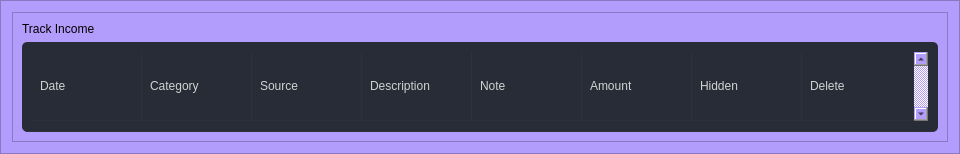
                  <widget class="QFrame" name="frame_41">
                   <property name="maximumSize">
                    <size>
                     <width>16777215</width>
                     <height>300</height>
                    </size>
                   </property>
                   <property name="styleSheet">
                    <string notr="true">background-color: rgb(178, 156, 252);</string>
                   </property>
                   <property name="frameShape">
                    <enum>QFrame::StyledPanel</enum>
                   </property>
                   <property name="frameShadow">
                    <enum>QFrame::Raised</enum>
                   </property>
                   <layout class="QVBoxLayout" name="verticalLayout_35">
                    <item>
                     <widget class="QFrame" name="frame_42">
                      <property name="frameShape">
                       <enum>QFrame::StyledPanel</enum>
                      </property>
                      <property name="frameShadow">
                       <enum>QFrame::Raised</enum>
                      </property>
                      <layout class="QVBoxLayout" name="verticalLayout_64">
                       <item>
                        <widget class="QLabel" name="label_33">
                         <property name="maximumSize">
                          <size>
                           <width>16777215</width>
                           <height>23</height>
                          </size>
                         </property>
                         <property name="styleSheet">
                          <string notr="true">font: 14pt &quot;Georgia&quot;;</string>
                         </property>
                         <property name="text">
                          <string>Track Income</string>
                         </property>
                        </widget>
                       </item>
                       <item>
                        <widget class="QTableWidget" name="tableWidget_2">
                         <property name="sizePolicy">
                          <sizepolicy hsizetype="Expanding" vsizetype="Expanding">
                           <horstretch>0</horstretch>
                           <verstretch>0</verstretch>
                          </sizepolicy>
                         </property>
                         <property name="palette">
                          <palette>
                           <active>
                            <colorrole role="WindowText">
                             <brush brushstyle="SolidPattern">
                              <color alpha="255">
                               <red>210</red>
                               <green>210</green>
                               <blue>210</blue>
                              </color>
                             </brush>
                            </colorrole>
                            <colorrole role="Button">
                             <brush brushstyle="SolidPattern">
                              <color alpha="255">
                               <red>39</red>
                               <green>44</green>
                               <blue>54</blue>
                              </color>
                             </brush>
                            </colorrole>
                            <colorrole role="Text">
                             <brush brushstyle="SolidPattern">
                              <color alpha="255">
                               <red>210</red>
                               <green>210</green>
                               <blue>210</blue>
                              </color>
                             </brush>
                            </colorrole>
                            <colorrole role="ButtonText">
                             <brush brushstyle="SolidPattern">
                              <color alpha="255">
                               <red>210</red>
                               <green>210</green>
                               <blue>210</blue>
                              </color>
                             </brush>
                            </colorrole>
                            <colorrole role="Base">
                             <brush brushstyle="SolidPattern">
                              <color alpha="255">
                               <red>39</red>
                               <green>44</green>
                               <blue>54</blue>
                              </color>
                             </brush>
                            </colorrole>
                            <colorrole role="Window">
                             <brush brushstyle="SolidPattern">
                              <color alpha="255">
                               <red>39</red>
                               <green>44</green>
                               <blue>54</blue>
                              </color>
                             </brush>
                            </colorrole>
                           </active>
                           <inactive>
                            <colorrole role="WindowText">
                             <brush brushstyle="SolidPattern">
                              <color alpha="255">
                               <red>210</red>
                               <green>210</green>
                               <blue>210</blue>
                              </color>
                             </brush>
                            </colorrole>
                            <colorrole role="Button">
                             <brush brushstyle="SolidPattern">
                              <color alpha="255">
                               <red>39</red>
                               <green>44</green>
                               <blue>54</blue>
                              </color>
                             </brush>
                            </colorrole>
                            <colorrole role="Text">
                             <brush brushstyle="SolidPattern">
                              <color alpha="255">
                               <red>210</red>
                               <green>210</green>
                               <blue>210</blue>
                              </color>
                             </brush>
                            </colorrole>
                            <colorrole role="ButtonText">
                             <brush brushstyle="SolidPattern">
                              <color alpha="255">
                               <red>210</red>
                               <green>210</green>
                               <blue>210</blue>
                              </color>
                             </brush>
                            </colorrole>
                            <colorrole role="Base">
                             <brush brushstyle="SolidPattern">
                              <color alpha="255">
                               <red>39</red>
                               <green>44</green>
                               <blue>54</blue>
                              </color>
                             </brush>
                            </colorrole>
                            <colorrole role="Window">
                             <brush brushstyle="SolidPattern">
                              <color alpha="255">
                               <red>39</red>
                               <green>44</green>
                               <blue>54</blue>
                              </color>
                             </brush>
                            </colorrole>
                           </inactive>
                           <disabled>
                            <colorrole role="WindowText">
                             <brush brushstyle="SolidPattern">
                              <color alpha="255">
                               <red>210</red>
                               <green>210</green>
                               <blue>210</blue>
                              </color>
                             </brush>
                            </colorrole>
                            <colorrole role="Button">
                             <brush brushstyle="SolidPattern">
                              <color alpha="255">
                               <red>39</red>
                               <green>44</green>
                               <blue>54</blue>
                              </color>
                             </brush>
                            </colorrole>
                            <colorrole role="Text">
                             <brush brushstyle="SolidPattern">
                              <color alpha="255">
                               <red>210</red>
                               <green>210</green>
                               <blue>210</blue>
                              </color>
                             </brush>
                            </colorrole>
                            <colorrole role="ButtonText">
                             <brush brushstyle="SolidPattern">
                              <color alpha="255">
                               <red>210</red>
                               <green>210</green>
                               <blue>210</blue>
                              </color>
                             </brush>
                            </colorrole>
                            <colorrole role="Base">
                             <brush brushstyle="SolidPattern">
                              <color alpha="255">
                               <red>39</red>
                               <green>44</green>
                               <blue>54</blue>
                              </color>
                             </brush>
                            </colorrole>
                            <colorrole role="Window">
                             <brush brushstyle="SolidPattern">
                              <color alpha="255">
                               <red>39</red>
                               <green>44</green>
                               <blue>54</blue>
                              </color>
                             </brush>
                            </colorrole>
                           </disabled>
                          </palette>
                         </property>
                         <property name="styleSheet">
                          <string notr="true">QTableWidget {	
	background-color: rgb(39, 44, 54);
	padding: 10px;
	border-radius: 5px;
	gridline-color: rgb(44, 49, 60);
	border-bottom: 1px solid rgb(44, 49, 60);
}
QTableWidget::item{
	border-color: rgb(44, 49, 60);
	padding-left: 5px;
	padding-right: 5px;
	gridline-color: rgb(44, 49, 60);
}
QTableWidget::item:selected{
	background-color: rgb(85, 170, 255);
}
 QScrollBar:vertical {
	border: none;
    background: rgb(55, 34, 92);
    width: 10px;
    margin: 15px 0 15px 0;
	border-radius: 0px;
 }

/*  HANDLE BAR VERTICAL */
QScrollBar::handle:vertical {	
	background-color: rgb(155, 30, 178);
	min-height: 30px;
	border-radius: 7px;
}
QScrollBar::handle:vertical:pressed {	
	background-color: rgb(155, 30, 178);
}

/* BTN TOP - SCROLLBAR */
QScrollBar::sub-line:vertical {
	border: none;
	background-color: rgb(2, 21, 124);
	height: 15px;
	border-top-left-radius: 7px;
	border-top-right-radius: 7px;
	subcontrol-position: top;
	subcontrol-origin: margin;
}

/* BTN BOTTOM - SCROLLBAR */
QScrollBar::add-line:vertical {
	border: none;
	background-color: rgb(2, 21, 124);
	height: 15px;
	border-bottom-left-radius: 7px;
	border-bottom-right-radius: 7px;
	subcontrol-position: bottom;
	subcontrol-origin: margin;
}
</string>
                         </property>
                         <property name="frameShape">
                          <enum>QFrame::NoFrame</enum>
                         </property>
                         <property name="verticalScrollBarPolicy">
                          <enum>Qt::ScrollBarAlwaysOn</enum>
                         </property>
                         <property name="sizeAdjustPolicy">
                          <enum>QAbstractScrollArea::AdjustToContents</enum>
                         </property>
                         <property name="editTriggers">
                          <set>QAbstractItemView::NoEditTriggers</set>
                         </property>
                         <property name="alternatingRowColors">
                          <bool>false</bool>
                         </property>
                         <property name="selectionMode">
                          <enum>QAbstractItemView::SingleSelection</enum>
                         </property>
                         <property name="selectionBehavior">
                          <enum>QAbstractItemView::SelectRows</enum>
                         </property>
                         <property name="showGrid">
                          <bool>true</bool>
                         </property>
                         <property name="gridStyle">
                          <enum>Qt::SolidLine</enum>
                         </property>
                         <property name="sortingEnabled">
                          <bool>false</bool>
                         </property>
                         <property name="wordWrap">
                          <bool>true</bool>
                         </property>
                         <property name="columnCount">
                          <number>8</number>
                         </property>
                         <attribute name="horizontalHeaderVisible">
                          <bool>false</bool>
                         </attribute>
                         <attribute name="horizontalHeaderCascadingSectionResizes">
                          <bool>true</bool>
                         </attribute>
                         <attribute name="horizontalHeaderDefaultSectionSize">
                          <number>110</number>
                         </attribute>
                         <attribute name="horizontalHeaderStretchLastSection">
                          <bool>true</bool>
                         </attribute>
                         <attribute name="verticalHeaderVisible">
                          <bool>false</bool>
                         </attribute>
                         <attribute name="verticalHeaderCascadingSectionResizes">
                          <bool>false</bool>
                         </attribute>
                         <attribute name="verticalHeaderHighlightSections">
                          <bool>false</bool>
                         </attribute>
                         <attribute name="verticalHeaderStretchLastSection">
                          <bool>true</bool>
                         </attribute>
                         <row>
                          <property name="text">
                           <string>New Row</string>
                          </property>
                          <property name="font">
                           <font>
                            <family>Segoe UI</family>
                           </font>
                          </property>
                         </row>
                         <column>
                          <property name="text">
                           <string>0</string>
                          </property>
                         </column>
                         <column>
                          <property name="text">
                           <string>1</string>
                          </property>
                         </column>
                         <column>
                          <property name="text">
                           <string>2</string>
                          </property>
                         </column>
                         <column>
                          <property name="text">
                           <string>3</string>
                          </property>
                         </column>
                         <column>
                          <property name="text">
                           <string>4</string>
                          </property>
                         </column>
                         <column>
                          <property name="text">
                           <string>5</string>
                          </property>
                         </column>
                         <column>
                          <property name="text">
                           <string>6</string>
                          </property>
                         </column>
                         <column>
                          <property name="text">
                           <string>7</string>
                          </property>
                         </column>
                         <item row="0" column="0">
                          <property name="text">
                           <string>Date</string>
                          </property>
                         </item>
                         <item row="0" column="1">
                          <property name="text">
                           <string>Category</string>
                          </property>
                         </item>
                         <item row="0" column="2">
                          <property name="text">
                           <string>Source</string>
                          </property>
                         </item>
                         <item row="0" column="3">
                          <property name="text">
                           <string>Description</string>
                          </property>
                         </item>
                         <item row="0" column="4">
                          <property name="text">
                           <string>Note</string>
                          </property>
                         </item>
                         <item row="0" column="5">
                          <property name="text">
                           <string>Amount</string>
                          </property>
                         </item>
                         <item row="0" column="6">
                          <property name="text">
                           <string>Hidden</string>
                          </property>
                         </item>
                         <item row="0" column="7">
                          <property name="text">
                           <string>Delete</string>
                          </property>
                         </item>
                        </widget>
                       </item>
                      </layout>
                     </widget>
                    </item>
                   </layout>
                  </widget>
